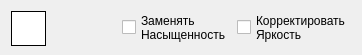
<?xml version="1.0" encoding="UTF-8"?>
<ui version="4.0">
 <class>UiColorItem</class>
 <widget class="QWidget" name="UiColorItem">
  <property name="geometry">
   <rect>
    <x>0</x>
    <y>0</y>
    <width>362</width>
    <height>55</height>
   </rect>
  </property>
  <property name="minimumSize">
   <size>
    <width>362</width>
    <height>55</height>
   </size>
  </property>
  <property name="maximumSize">
   <size>
    <width>362</width>
    <height>55</height>
   </size>
  </property>
  <property name="windowTitle">
   <string>Form</string>
  </property>
  <layout class="QHBoxLayout" name="horizontalLayout">
   <item>
    <widget class="QPushButton" name="pushButton">
     <property name="minimumSize">
      <size>
       <width>35</width>
       <height>35</height>
      </size>
     </property>
     <property name="maximumSize">
      <size>
       <width>35</width>
       <height>35</height>
      </size>
     </property>
     <property name="toolTip">
      <string>Выбор цвета. Белый, чёрный и градации серого приведут к обесцвечиванию.</string>
     </property>
     <property name="styleSheet">
      <string notr="true">border: 1px solid black; background-color: rgb(255, 255, 255);</string>
     </property>
     <property name="text">
      <string/>
     </property>
     <property name="flat">
      <bool>true</bool>
     </property>
    </widget>
   </item>
   <item>
    <spacer name="horizontalSpacer">
     <property name="orientation">
      <enum>Qt::Horizontal</enum>
     </property>
     <property name="sizeHint" stdset="0">
      <size>
       <width>86</width>
       <height>20</height>
      </size>
     </property>
    </spacer>
   </item>
   <item>
    <widget class="QCheckBox" name="Saturation">
     <property name="toolTip">
      <string>Указывает, нужно ли при подмене цвета на указанный так же заменять насыщенность.</string>
     </property>
     <property name="text">
      <string>Заменять
Насыщенность</string>
     </property>
    </widget>
   </item>
   <item>
    <widget class="QCheckBox" name="Value">
     <property name="toolTip">
      <string>Указывает, что при подмене цвета необходимо сдвинуть усреднённую яркость исходника к яркости выбранного цвета</string>
     </property>
     <property name="text">
      <string>Корректировать
Яркость</string>
     </property>
    </widget>
   </item>
  </layout>
 </widget>
 <resources/>
 <connections/>
</ui>
